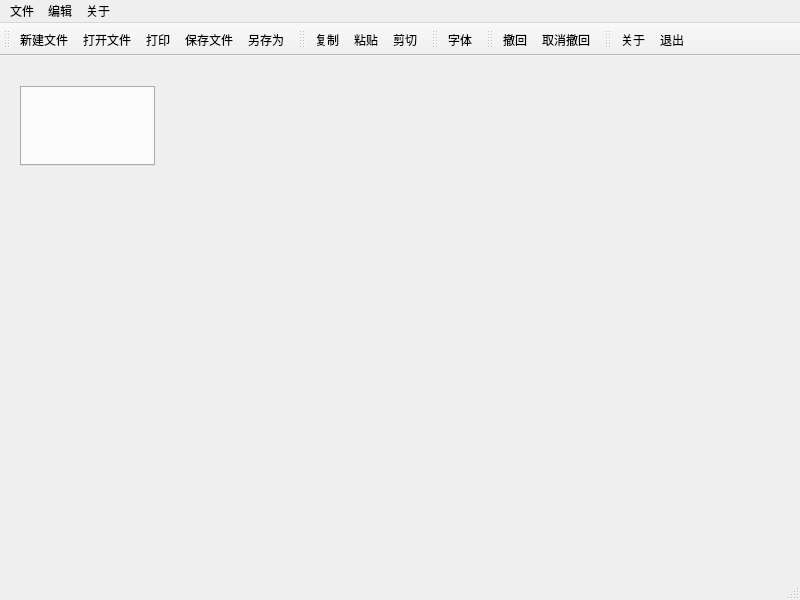
<?xml version="1.0" encoding="UTF-8"?>
<ui version="4.0">
 <class>MainWindow</class>
 <widget class="QMainWindow" name="MainWindow">
  <property name="geometry">
   <rect>
    <x>0</x>
    <y>0</y>
    <width>800</width>
    <height>600</height>
   </rect>
  </property>
  <property name="windowTitle">
   <string>Demo_Notepad</string>
  </property>
  <property name="windowIcon">
   <iconset resource="images.qrc">
    <normaloff>:/images/images/pencil.png</normaloff>:/images/images/pencil.png</iconset>
  </property>
  <widget class="QWidget" name="centralwidget">
   <widget class="QTabWidget" name="tabWidget">
    <property name="geometry">
     <rect>
      <x>20</x>
      <y>30</y>
      <width>135</width>
      <height>80</height>
     </rect>
    </property>
    <property name="tabShape">
     <enum>QTabWidget::Rounded</enum>
    </property>
    <property name="currentIndex">
     <number>-1</number>
    </property>
    <property name="elideMode">
     <enum>Qt::ElideNone</enum>
    </property>
    <property name="tabsClosable">
     <bool>true</bool>
    </property>
    <property name="movable">
     <bool>true</bool>
    </property>
   </widget>
  </widget>
  <widget class="QMenuBar" name="menubar">
   <property name="geometry">
    <rect>
     <x>0</x>
     <y>0</y>
     <width>800</width>
     <height>25</height>
    </rect>
   </property>
   <widget class="QMenu" name="menu">
    <property name="title">
     <string>文件</string>
    </property>
    <widget class="QMenu" name="recent">
     <property name="title">
      <string>最近打开</string>
     </property>
    </widget>
    <addaction name="new_file"/>
    <addaction name="open_file"/>
    <addaction name="recent"/>
    <addaction name="separator"/>
    <addaction name="save_file"/>
    <addaction name="save_as"/>
    <addaction name="separator"/>
    <addaction name="print"/>
    <addaction name="separator"/>
    <addaction name="exit"/>
   </widget>
   <widget class="QMenu" name="menu_2">
    <property name="title">
     <string>编辑</string>
    </property>
    <addaction name="copy"/>
    <addaction name="paste"/>
    <addaction name="cut"/>
    <addaction name="separator"/>
    <addaction name="font"/>
    <addaction name="separator"/>
   </widget>
   <widget class="QMenu" name="menu_3">
    <property name="title">
     <string>关于</string>
    </property>
    <addaction name="about"/>
   </widget>
   <addaction name="menu"/>
   <addaction name="menu_2"/>
   <addaction name="menu_3"/>
  </widget>
  <widget class="QStatusBar" name="statusbar"/>
  <widget class="QToolBar" name="toolBar">
   <property name="windowTitle">
    <string>toolBar</string>
   </property>
   <attribute name="toolBarArea">
    <enum>TopToolBarArea</enum>
   </attribute>
   <attribute name="toolBarBreak">
    <bool>false</bool>
   </attribute>
   <addaction name="new_file"/>
   <addaction name="open_file"/>
   <addaction name="print"/>
   <addaction name="save_file"/>
   <addaction name="save_as"/>
  </widget>
  <widget class="QToolBar" name="toolBar_2">
   <property name="windowTitle">
    <string>toolBar_2</string>
   </property>
   <attribute name="toolBarArea">
    <enum>TopToolBarArea</enum>
   </attribute>
   <attribute name="toolBarBreak">
    <bool>false</bool>
   </attribute>
   <addaction name="copy"/>
   <addaction name="paste"/>
   <addaction name="cut"/>
  </widget>
  <widget class="QToolBar" name="toolBar_3">
   <property name="windowTitle">
    <string>toolBar_3</string>
   </property>
   <attribute name="toolBarArea">
    <enum>TopToolBarArea</enum>
   </attribute>
   <attribute name="toolBarBreak">
    <bool>false</bool>
   </attribute>
   <addaction name="font"/>
  </widget>
  <widget class="QToolBar" name="toolBar_4">
   <property name="windowTitle">
    <string>toolBar_4</string>
   </property>
   <attribute name="toolBarArea">
    <enum>TopToolBarArea</enum>
   </attribute>
   <attribute name="toolBarBreak">
    <bool>false</bool>
   </attribute>
   <addaction name="undo"/>
   <addaction name="redo"/>
  </widget>
  <widget class="QToolBar" name="toolBar_5">
   <property name="windowTitle">
    <string>toolBar_5</string>
   </property>
   <attribute name="toolBarArea">
    <enum>TopToolBarArea</enum>
   </attribute>
   <attribute name="toolBarBreak">
    <bool>false</bool>
   </attribute>
   <addaction name="about"/>
   <addaction name="exit"/>
  </widget>
  <action name="new_file">
   <property name="icon">
    <iconset resource="images.qrc">
     <normaloff>:/images/images/new.png</normaloff>:/images/images/new.png</iconset>
   </property>
   <property name="text">
    <string>新建文件</string>
   </property>
   <property name="shortcut">
    <string>Ctrl+N</string>
   </property>
  </action>
  <action name="open_file">
   <property name="icon">
    <iconset resource="images.qrc">
     <normaloff>:/images/images/open.png</normaloff>:/images/images/open.png</iconset>
   </property>
   <property name="text">
    <string>打开文件</string>
   </property>
   <property name="shortcut">
    <string>Ctrl+O</string>
   </property>
  </action>
  <action name="save_file">
   <property name="icon">
    <iconset resource="images.qrc">
     <normaloff>:/images/images/save.png</normaloff>:/images/images/save.png</iconset>
   </property>
   <property name="text">
    <string>保存文件</string>
   </property>
   <property name="shortcut">
    <string>Ctrl+S</string>
   </property>
  </action>
  <action name="save_as">
   <property name="icon">
    <iconset resource="images.qrc">
     <normaloff>:/images/images/save_as.png</normaloff>:/images/images/save_as.png</iconset>
   </property>
   <property name="text">
    <string>另存为</string>
   </property>
   <property name="shortcut">
    <string>Ctrl+Shift+S</string>
   </property>
  </action>
  <action name="paste">
   <property name="icon">
    <iconset resource="images.qrc">
     <normaloff>:/images/images/paste.png</normaloff>:/images/images/paste.png</iconset>
   </property>
   <property name="text">
    <string>粘贴</string>
   </property>
   <property name="shortcut">
    <string>Ctrl+V</string>
   </property>
  </action>
  <action name="cut">
   <property name="icon">
    <iconset resource="images.qrc">
     <normaloff>:/images/images/cut.png</normaloff>:/images/images/cut.png</iconset>
   </property>
   <property name="text">
    <string>剪切</string>
   </property>
   <property name="shortcut">
    <string>Ctrl+X</string>
   </property>
  </action>
  <action name="copy">
   <property name="icon">
    <iconset resource="images.qrc">
     <normaloff>:/images/images/copy.png</normaloff>:/images/images/copy.png</iconset>
   </property>
   <property name="text">
    <string>复制</string>
   </property>
   <property name="shortcut">
    <string>Ctrl+C</string>
   </property>
  </action>
  <action name="font">
   <property name="icon">
    <iconset resource="images.qrc">
     <normaloff>:/images/images/font.png</normaloff>:/images/images/font.png</iconset>
   </property>
   <property name="text">
    <string>字体</string>
   </property>
   <property name="shortcut">
    <string>Ctrl+Shift+F</string>
   </property>
  </action>
  <action name="about">
   <property name="icon">
    <iconset resource="images.qrc">
     <normaloff>:/images/images/info.png</normaloff>:/images/images/info.png</iconset>
   </property>
   <property name="text">
    <string>关于</string>
   </property>
   <property name="shortcut">
    <string>Ctrl+Shift+I</string>
   </property>
  </action>
  <action name="undo">
   <property name="icon">
    <iconset resource="images.qrc">
     <normaloff>:/images/images/edit_undo.png</normaloff>:/images/images/edit_undo.png</iconset>
   </property>
   <property name="text">
    <string>撤回</string>
   </property>
   <property name="shortcut">
    <string>Ctrl+Z</string>
   </property>
  </action>
  <action name="redo">
   <property name="icon">
    <iconset resource="images.qrc">
     <normaloff>:/images/images/edit_redo.png</normaloff>:/images/images/edit_redo.png</iconset>
   </property>
   <property name="text">
    <string>取消撤回</string>
   </property>
   <property name="shortcut">
    <string>Ctrl+Shift+Z</string>
   </property>
  </action>
  <action name="exit">
   <property name="icon">
    <iconset resource="images.qrc">
     <normaloff>:/images/images/exit.png</normaloff>:/images/images/exit.png</iconset>
   </property>
   <property name="text">
    <string>退出</string>
   </property>
   <property name="shortcut">
    <string>Esc</string>
   </property>
  </action>
  <action name="print">
   <property name="icon">
    <iconset resource="images.qrc">
     <normaloff>:/images/images/print.png</normaloff>:/images/images/print.png</iconset>
   </property>
   <property name="text">
    <string>打印</string>
   </property>
   <property name="shortcut">
    <string>Ctrl+P</string>
   </property>
  </action>
  <action name="clear_history">
   <property name="text">
    <string>清除打开历史记录</string>
   </property>
  </action>
 </widget>
 <resources>
  <include location="images.qrc"/>
 </resources>
 <connections/>
</ui>
